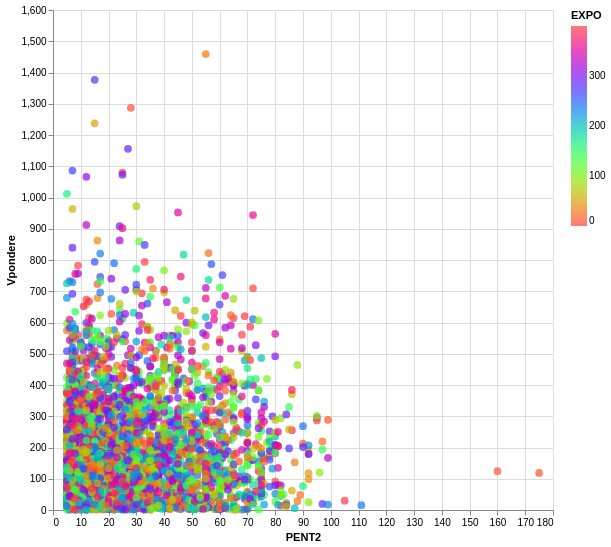

The cell this chart's notebook holds for it:
### Markdown cell above
##### Question 3

The scatterplot is to cluttered to identify clearly a correlation, except for a slight negative effect of slope on the wood volume. 
Color can be used to represent additional variable, but the scatterplot is to cluttered for this to be effective.
One solution could be to filter the dataset.

### Code cell
altair.Chart(df_eco_2015_V).mark_circle(size=60).encode(
    altair.X('PENT2', type='quantitative'),
    altair.Y('Vpondere', type='quantitative'),
    altair.Color('EXPO', type='quantitative').scale(scheme="sinebow")
).properties(
    width=500,
    height=500
)

### Figure 1 — Vega specification as saved in the notebook (floating-point values rounded to 4 significant figures; data arrays with more than 128 entries replaced by an {"elided": "..."} marker saying what was removed)
{"$schema": "https://vega.github.io/schema/vega/v6.json", "data": [{"name": "source_0", "values": {"elided": "3436 records"}}, {"name": "source_0_x_domain_PENT2", "values": [{"min": 5.0, "max": 175.0}]}, {"name": "source_0_y_domain_Vpondere", "values": [{"min": 0.736, "max": 1459.0}]}, {"name": "source_0_color_domain_EXPO", "values": [{"min": 0.0, "max": 399.0}]}], "marks": [{"type": "symbol", "name": "marks", "from": {"data": "source_0"}, "encode": {"update": {"size": {"value": 60}, "x": {"field": "PENT2", "scale": "x"}, "shape": {"value": "circle"}, "opacity": {"value": 0.7}, "fill": {"field": "EXPO", "scale": "color"}, "y": {"field": "Vpondere", "scale": "y"}}}, "style": ["circle"]}], "scales": [{"name": "x", "type": "linear", "domain": [{"signal": "(data(\"source_0_x_domain_PENT2\")[0] || {}).min"}, {"signal": "(data(\"source_0_x_domain_PENT2\")[0] || {}).max"}], "range": [0, {"signal": "width"}], "nice": true, "zero": true}, {"name": "y", "type": "linear", "domain": [{"signal": "(data(\"source_0_y_domain_Vpondere\")[0] || {}).min"}, {"signal": "(data(\"source_0_y_domain_Vpondere\")[0] || {}).max"}], "range": [{"signal": "height"}, 0], "nice": true, "zero": true}, {"name": "color", "type": "linear", "domain": [{"signal": "(data(\"source_0_color_domain_EXPO\")[0] || {}).min"}, {"signal": "(data(\"source_0_color_domain_EXPO\")[0] || {}).max"}], "range": {"scheme": "sinebow"}, "zero": false, "interpolate": "hcl"}], "axes": [{"scale": "x", "orient": "bottom", "domain": false, "minExtent": 0, "labels": false, "ticks": false, "gridScale": "y", "grid": true, "zindex": 0, "maxExtent": 0, "aria": false, "tickCount": {"signal": "ceil(width/40)"}}, {"scale": "y", "gridScale": "x", "tickCount": {"signal": "ceil(height/40)"}, "labels": false, "grid": true, "ticks": false, "aria": false, "minExtent": 0, "zindex": 0, "domain": false, "orient": "left", "maxExtent": 0}, {"scale": "x", "labelFlush": true, "grid": false, "labelOverlap": true, "zindex": 0, "tickCount": {"signal": "ceil(width/40)"}, "orient": "bottom", "title": "PENT2"}, {"scale": "y", "grid": false, "orient": "left", "title": "Vpondere", "labelOverlap": true, "tickCount": {"signal": "ceil(height/40)"}, "zindex": 0}], "height": 500, "style": "cell", "legends": [{"fill": "color", "gradientLength": {"signal": "clamp(height, 64, 200)"}, "title": "EXPO", "encode": {"gradient": {"update": {"opacity": {"value": 0.7}}}}}], "background": "white", "padding": 5, "width": 500}
